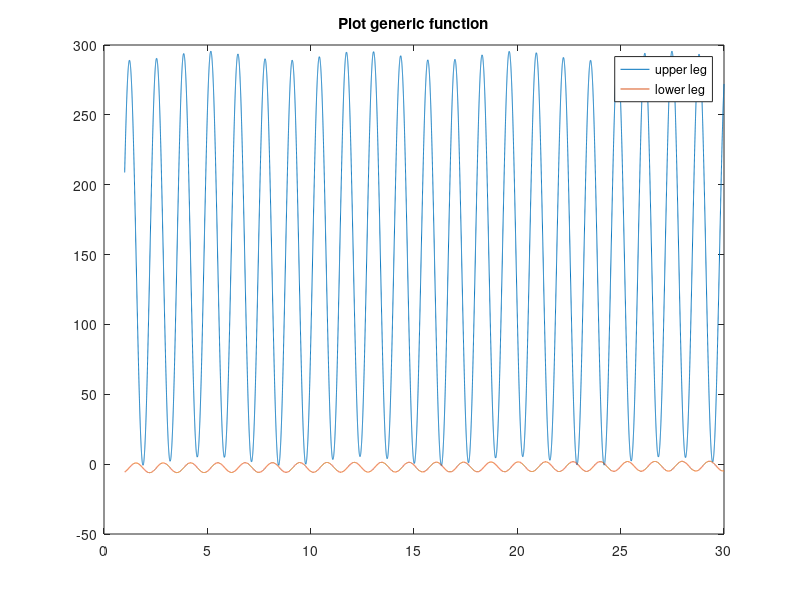

This figure's MATLAB source:
data = csvread('latest_result.txt');

chromosome = data(:,1);

upper_A = chromosome(2);
upper_B = chromosome(3);
upper_sin_frec = chromosome(4);
upper_cos_frec = chromosome(5);
upper_fase = chromosome(6);
upper_ind_term = chromosome(7);

lower_A = chromosome(8);
lower_B = chromosome(9);
lower_sin_frec = chromosome(10);
lower_cos_frec = chromosome(11);
lower_fase = chromosome(12);
lower_ind_term = chromosome(13);

x = [1:0.001:30];             

upper = upper_A * sin(upper_sin_frec * x + upper_fase) + upper_B * cos(upper_cos_frec * x + upper_fase) + upper_ind_term;

lower = lower_A * sin(lower_sin_frec * x + lower_fase) + lower_B * cos(lower_cos_frec * x + lower_fase) + lower_ind_term;

plot(x,upper,x,lower)
title('Plot generic function')
legend('upper leg','lower leg')
